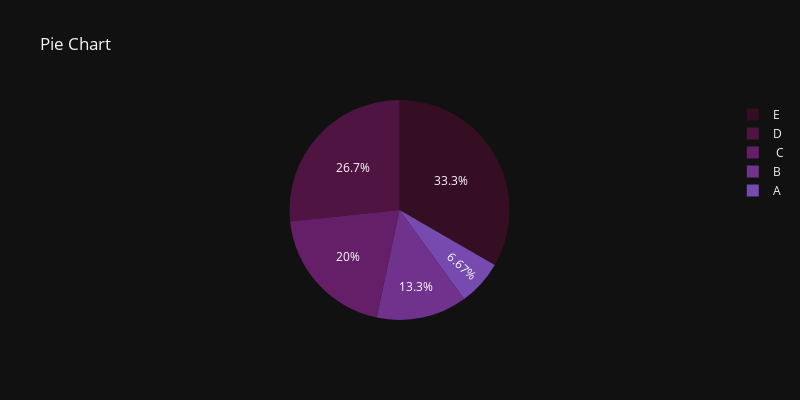

This figure's notebook cell:
### Code cell
labels = ['A', 'B',' C', 'D', 'E']
counts = [10,20,30,40,50]
px.pie(names=labels,values=counts,title='Pie Chart',labels={'names' :'Categories','values': 'counts'}, width = 800, height=400, template = 'plotly_dark', color_discrete_sequence= px.colors.sequential.dense_r)

### Figure 1 — Plotly figure (JSON) as saved in the notebook; plotly's stock layout.template omitted (floating-point values rounded to 4 significant figures)
{"data": [{"domain": {"x": [0, 1], "y": [0, 1]}, "hovertemplate": "Categories=%{label}<br>counts=%{value}<extra></extra>", "labels": ["A", "B", " C", "D", "E"], "legendgroup": "", "name": "", "showlegend": true, "type": "pie", "values": [10, 20, 30, 40, 50]}], "layout": {"height": 400, "legend": {"tracegroupgap": 0}, "piecolorway": ["rgb(54, 14, 36)", "rgb(80, 20, 66)", "rgb(100, 31, 104)", "rgb(113, 50, 141)", "rgb(119, 74, 175)", "rgb(120, 100, 202)", "rgb(117, 127, 221)", "rgb(115, 154, 228)", "rgb(129, 180, 227)", "rgb(156, 201, 226)", "rgb(191, 221, 229)", "rgb(230, 240, 240)"], "title": {"text": "Pie Chart"}, "width": 800}}
